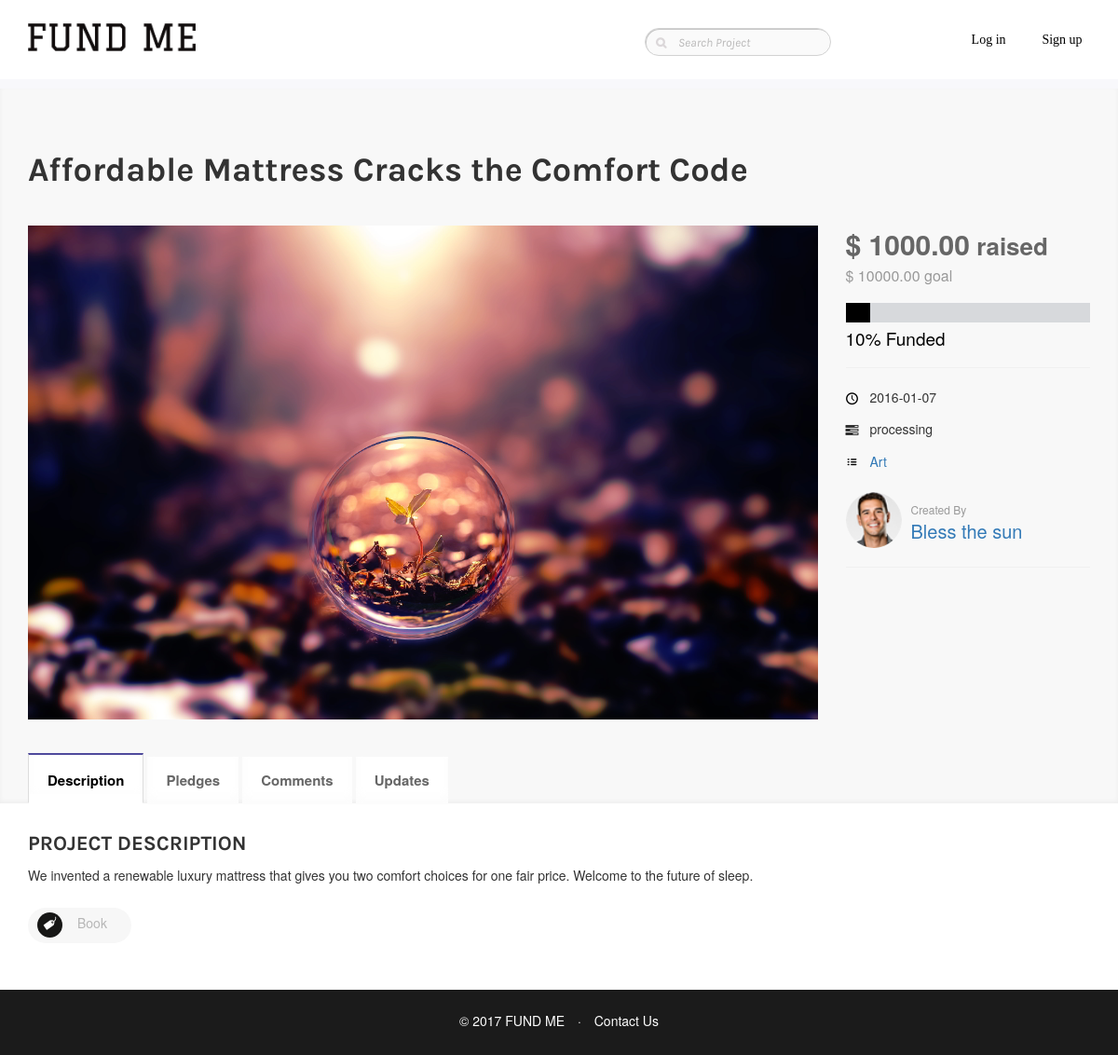
Screenshot of /db/projectdetail.php?pid=4 (signed in) with the database file from the repository.
### tables this page shows
CREATE TABLE `projects` (
  `pid` INT UNSIGNED AUTO_INCREMENT NOT NULL,
  `pname` varchar(100) DEFAULT NULL,
  `pdescription` text DEFAULT NULL,
  `uid` varchar(40) NOT NULL,
  `minfund` decimal(10,2) DEFAULT NULL,
  `maxfund` decimal(10,2) DEFAULT NULL,
  `curfund` decimal(10,2) DEFAULT 0,
  `posttime` datetime NOT NULL,
  `endtime` datetime NOT NULL,
  `plannedtime` datetime NOT NULL,
  `completetime` datetime DEFAULT NULL,
  `pstatus` varchar(40) DEFAULT NULL,
  `creditcard` varchar(40) DEFAULT NULL,
  `filename` varchar(40) DEFAULT NULL,
  PRIMARY KEY (`pid`),
  CONSTRAINT `projects_ibfk_1` FOREIGN KEY (`uid`, `creditcard`) REFERENCES `cards` (`uid`,`cnumber`)
);

CREATE TABLE `catalogued` (
  `catname` varchar(20) NOT NULL,
  `pid` INT UNSIGNED NOT NULL,
  PRIMARY KEY (`catname`,`pid`),
  CONSTRAINT `catalogued_ibfk_1` FOREIGN KEY (`catname`) REFERENCES `catalogue` (`catname`),
  CONSTRAINT `catalogued_ibfk_2` FOREIGN KEY (`pid`) REFERENCES `projects` (`pid`)
);

CREATE TABLE `users` (
  `uid` varchar(40) NOT NULL,
  `username` varchar(40) NOT NULL,
  `email` varchar(40) NOT NULL,
  `password` varchar(40) NOT NULL,
  `address` varchar(50) DEFAULT NULL,
  `interests` text DEFAULT NULL,
  PRIMARY KEY (`uid`)
);

CREATE TABLE `tagged` (
  `tagname` varchar(20) NOT NULL,
  `pid` INT UNSIGNED NOT NULL,
  PRIMARY KEY (`tagname`,`pid`),
  CONSTRAINT `tagged_ibfk_1` FOREIGN KEY (`tagname`) REFERENCES `tags` (`tagname`),
  CONSTRAINT `tagged_ibfk_2` FOREIGN KEY (`pid`) REFERENCES `projects` (`pid`)
);

### db/helperfunction.inc (called while the page is built, shortened)
<?php
function getPledgesByPid($mysqli, $pid) {
    $res = array();
    if ($stmt = $mysqli->prepare("select uid, username, pltime, amount, plstatus from project.pledge natural join project.users where pid=? order by pltime desc")) {
        $stmt->bind_param('s', $pid);
        $stmt->execute();
        $stmt->bind_result($uid, $username, $pltime, $amount,$stat);
        try {
            while ($stmt->fetch()) {
                array_push($res, array($uid, $username, $pltime, $amount,$stat));
            }
        } catch (mysqli_sql_exception $e) {
            echo $e;
        } finally {
            $stmt->close();
        }
        return $res;
    }
}
function getProjectDetail($mysqli, $pid) {
    $res = array();
    if ($stmt = $mysqli->prepare("select pname, uid, username, pdescription,minfund,maxfund, curfund, posttime, pstatus,filename
from Project.Projects natural join Project.Users where pid = ?")) {
        $stmt->bind_param('s', $pid);
        $stmt->execute();
        $stmt->bind_result($pname, $uid, $username, $pdes, $min,$max,$cur,$posttime,$stat,$filename);
        try {
            while ($stmt->fetch()) {
                array_push($res, array($pname, $uid, $username, $pdes,$min,$max,$cur,$posttime,$stat,$filename));
                return $res;
            }
        } catch (mysqli_sql_exception $e) {
            echo $e;
        } finally {
            $stmt->close();
        }
    }
}
function getTagsByPid($mysqli, $pid) {
    $res = array();
    if ($stmt = $mysqli->prepare("select tagname from Project.Tagged natural join Project.Projects where pid = ?")) {
        $stmt->bind_param('s', $pid);
        $stmt->execute();
        $stmt->bind_result($tag);
        try {
            while ($stmt->fetch()) {
                array_push($res, $tag);
            }
        } catch (mysqli_sql_exception $e) {
            echo $e;
        } finally {
            $stmt->close();
        }
        return $res;
    }
}
function getCatalogueByPid($mysqli, $pid) {
    if ($stmt = $mysqli->prepare("select catname from Project.Catalogued natural join Project.Projects where pid = ?")) {
        $stmt->bind_param('s', $pid);
        $stmt->execute();
        $stmt->bind_result($catname);
        try {
            while ($stmt->fetch()) {
                return $catname;
            }
        } catch (mysqli_sql_exception $e) {
            echo $e;
        } finally {
            $stmt->close();
        }
    }
}

### db/projectdetail.php (the view, shortened to what this page needs)
<?php
require "helperfunction.inc";
$mysqli = new mysqli("localhost", "root", "123456", "", 3306);
if (isset($_SERVER["QUERY_STRING"])) {
    $pid = explode("=", $_SERVER["QUERY_STRING"])[1];
}
$details = getProjectDetail($mysqli, $pid);
list($pname, $createrid, $creater, $pdes, $min,$max,$cur,$posttime,$stat,$filename) = $details[0];
$percent = $cur*100/$min >= 100 ? 100 : intval($cur*100/$min);
$catalogue = getCatalogueByPid($mysqli, $pid);
$tags = getTagsByPid($mysqli,$pid);
$pledges = getPledgesByPid($mysqli,$pid);
?>
<!DOCTYPE html>
<html lang="en">
<head>
<link href="assets/css/bootstrap-theme.css" rel="stylesheet">
<link href="assets/css/language-selector-remove-able-css.css" rel="stylesheet">
<link href="assets/css/flexslider.css" rel="stylesheet">
<link href="assets/css/style.css" rel="stylesheet">
<link href="assets/css/plugin.css" rel="stylesheet">
<link href="assets/css/menu.css" rel="stylesheet">
<link href="assets/css/responsive.css" rel="stylesheet">
<link href="assets/css/color.css" rel="stylesheet">
<link href="assets/css/iconmoon.css" rel="stylesheet">
<link href="assets/css/themetypo.css" rel="stylesheet">
<link href="assets/css/widget.css" rel="stylesheet">
<link href="assets/css/sumoselect.css" rel="stylesheet">
    <link rel="stylesheet" href="https://maxcdn.bootstrapcdn.com/bootstrap/3.3.7/css/bootstrap.min.css" />
</head>
<body>
<div class="wrapper">
	<?php require "header.php"; ?>
	<main id="main-content">
		<div class="main-section">
			<section class="page-section contribute-sec" style="background:#f8f8f8;">
				<div class="container">
					<div class="row">
						<div class="section-fullwidth col-lg-12">
							<div class="cs-content-holder">
								<div class="row">
									<div class="post-detail">
										<div class="main-heading col-lg-12">
											<h1><?php echo $pname;?></h1>
										</div>
										<div class="cause-detail">
											<div class="col-lg-9">
												<figure><img src="<?php echo $filename;?>" alt=""></figure>
											</div>
											<div class="col-lg-3 col-md-3 col-sm-6">
												<div class="price-area">
													<span class="price-raised"><span>$ <?php echo $cur;?></span> raised</span>
													<span class="price-goal">$ <?php echo $min;?> goal</span>
												</div>
												<span class="bar"><span style="width:<?php echo $percent;?>%;"></span></span>
												<span class="fund"><?php echo $percent;?>% Funded</span>
												<div class="detail-list">
													<ul>
														<li><i class="icon-clock7 cscolor"></i><?php echo explode(" ", $posttime)[0];?></li>
                                                        <li><i class="icon-tasks"></i><?php echo $stat; ?></li>
														<li><i class="icon-list7 cscolor"></i><a href="<?php echo "cataloguedprojects.php?id=".$catalogue?>"><?php echo $catalogue;?></a></li>
													</ul>
													<div class="user-info">
														<figure><img alt="" src="assets/extra-images/img-testi.png" draggable="false"></figure>
														<span class="cs-author">
															<span>Created By</span>
                                                            <a href="userprofile.php?uid=<?php echo $createrid;?>"><?php echo $creater;?></a>
														</span>
													</div>
												</div>
											</div>
										</div>
									</div>
								</div>
							</div>
						</div>
					</div>
				</div>
			</section>
			<section class="page-section tab-sec">
				<div class="container">
					<div class="row">
						<div class="section-fullwidth col-lg-12">
							<div class="cs-content-holder">
								<div class="row">
									<div class="page-content col-lg-9">
										<div class="post-sec">
											<div class="row">
												<div class="col-lg-12">
												<div class="detail-tabs">
												  <ul class="nav nav-tabs" role="tablist">
													<li role="presentation" class="active"><a href="#description" aria-controls="description" role="tab" data-toggle="tab">Description</a></li>
													<li role="presentation"><a href="#pledge" aria-controls="pledge" role="tab" data-toggle="tab">Pledges</a></li>
													<li role="presentation"><a href="#comments" aria-controls="comments" role="tab" data-toggle="tab">Comments</a></li>
													<li role="presentation"><a href="#time-line" aria-controls="settings" role="tab" data-toggle="tab">Updates</a></li>
												  </ul>
												  <div class="tab-content">
													  <div role="tabpanel" class="tab-pane active" id="description">
														<div class="post-block summary-sec rich_editor_text">
															<h2>Project Description</h2>
															<p><?php echo htmlspecialchars($pdes);?></p>
															<div class="tags">
																<i class="icon-tag7 cs-bgcolor"></i>
																<ul>
                                                                    <?php
                                                                    foreach ($tags as $tag) {
                                                                        echo "<li><a href=\"taggedprojects.php?tag=".$tag. "\">".$tag . "</a></li>";
                                                                    }
                                                                    ?>
																</ul>
															</div>
														</div>
													</div>
												  </div>
												</div>
												</div>
											</div>
										</div>
									</div>
								</div>
							</div>
						</div>
					</div>
				</div>
			</section>
		</div>
	</main>
    <?php require "footer.php";?>
</div>
</body>
</html>

### rows the page displays
projects: pname "Affordable Mattress Cracks the Comfort Code", filename (picture), curfund "1000.00", minfund "10000.00", percent "10", posttime "2016-01-07", users.username "Bless the sun", pdescription "We invented a renewable luxury mattress that gives you two comfort choices for one fair price. Welcome to the future of sleep."
catalogued: catname "Art"
tagged: tagname "Book"

### other values shown
$stat "processing"
